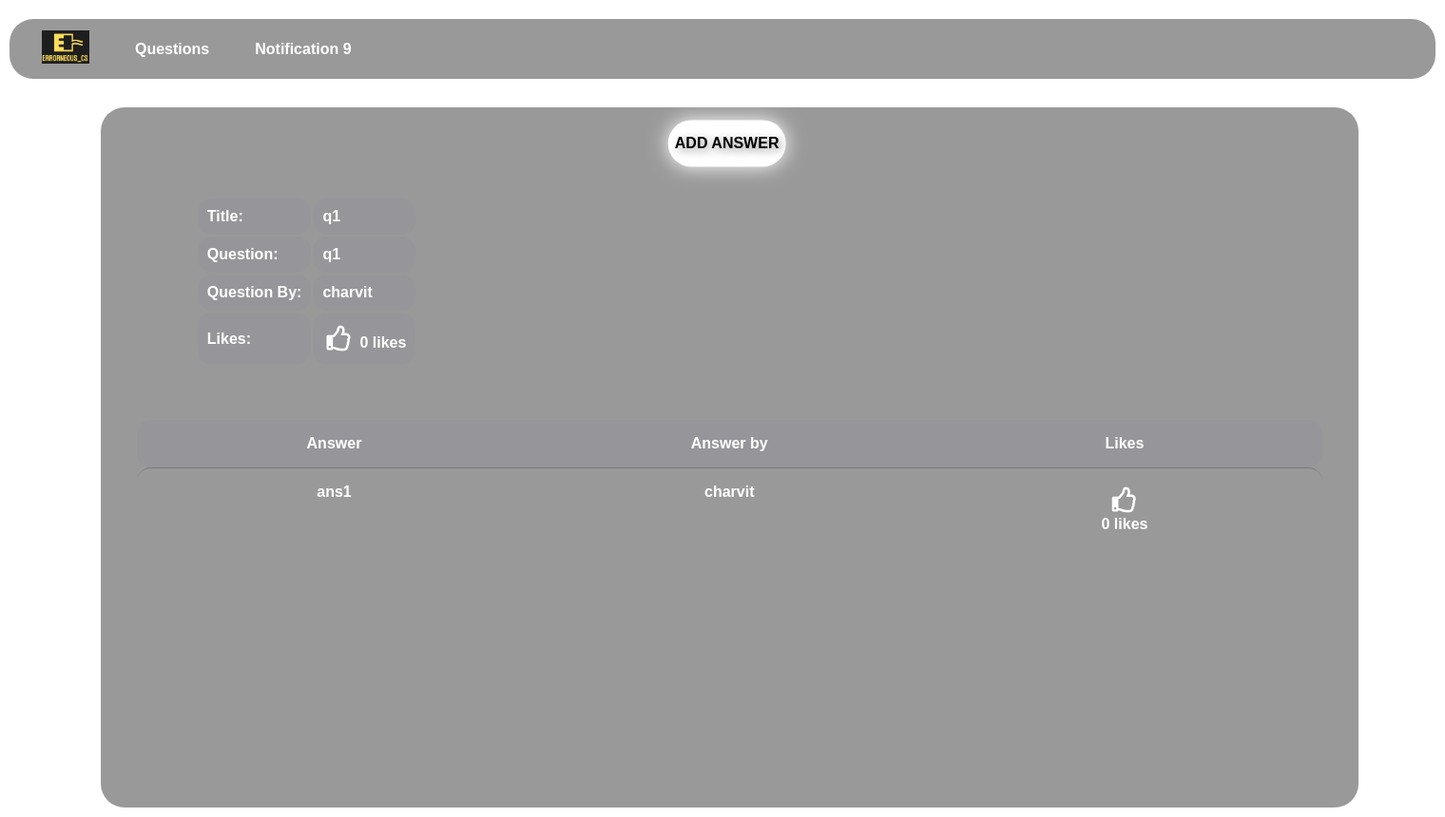
/question/26/ (signed in), run on an earlier commit of the app's database.
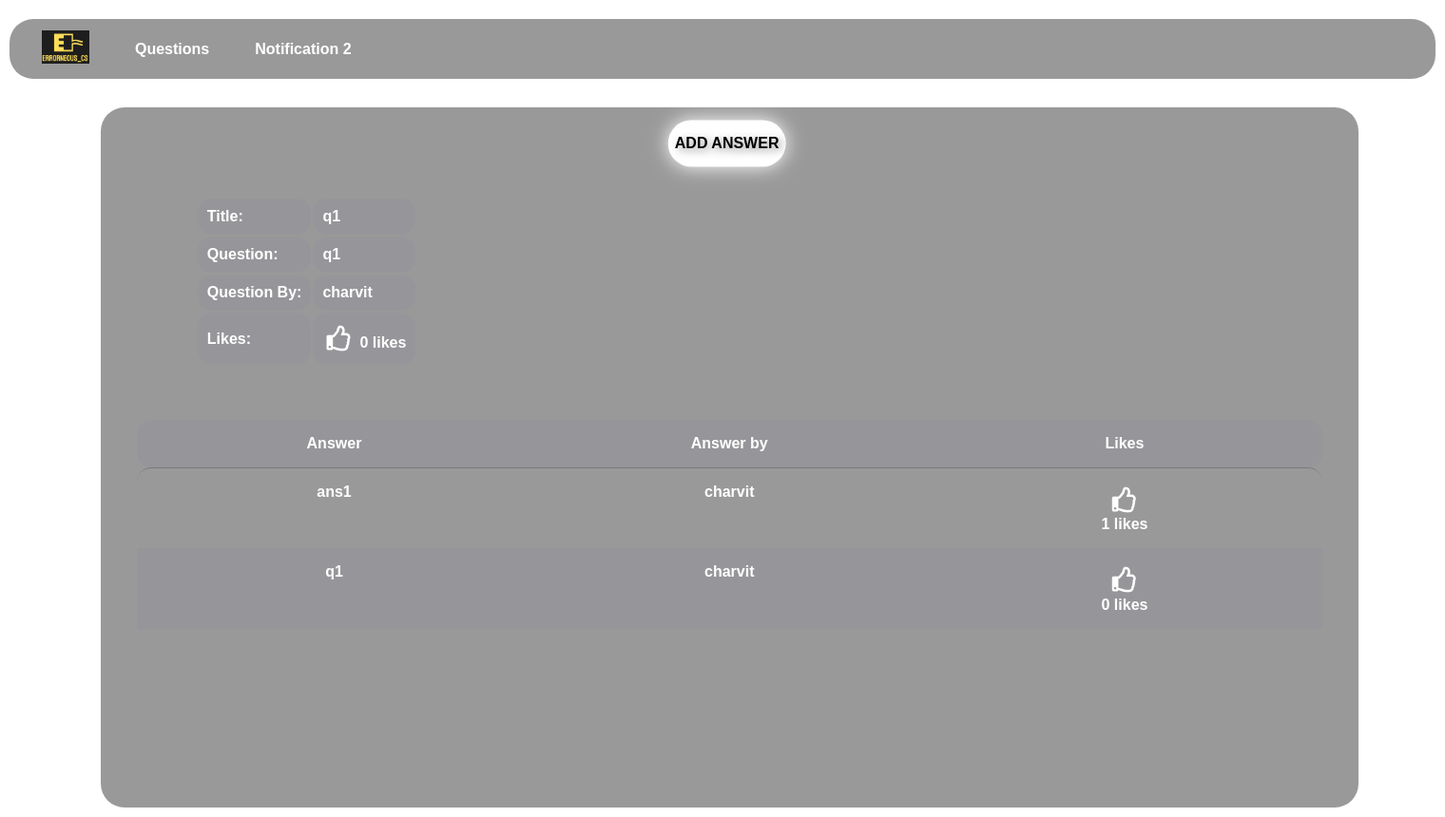
And on a later commit of the database.
### question/models.py (models this page shows, shortened)
class Answer(models.Model):
    answer = models.CharField(max_length=300)
    question = models.ForeignKey(
        Question, on_delete=models.CASCADE, related_name="question_answer", blank=True)
    auth = models.ForeignKey(
        Account, on_delete=models.CASCADE, related_name="auth_answer", blank=True)
    like = models.ManyToManyField(
        Account, related_name="answer_like", default=None, blank=True)
    created = models.DateTimeField(auto_now_add=True)
    updated = models.DateTimeField(auto_now=True)

### account/models.py (models this page shows, shortened)
class Account(AbstractBaseUser):
    email = models.EmailField(verbose_name="email", max_length=60, unique=True)
    username = models.CharField(max_length=30, unique=True)
    date_joined = models.DateTimeField(
        verbose_name='date joined', auto_now_add=True)
    last_login = models.DateTimeField(verbose_name='last login', auto_now=True)
    is_admin = models.BooleanField(default=False)
    is_active = models.BooleanField(default=True)
    is_staff = models.BooleanField(default=False)
    is_superuser = models.BooleanField(default=False)
    profile_image = models.ImageField(max_length=255, upload_to=get_profile_image_filepath,
                                      null=True, blank=True, default=get_default_profile_image)
    hide_email = models.BooleanField(default=True)
    USERNAME_FIELD = 'email'
    REQUIRED_FIELDS = ['username']
    objects = MyAccountManager()
    def __str__(self):
        return self.username

### question/views.py (the view)
# urls.py: path('<question_id>/', question_view, name="question"),
def question_view(request, *args, **kwargs):
    context = {}
    user = request.user
    question_id = kwargs.get("question_id")
    if user.is_authenticated:
        try:
            question = Question.objects.get(id=question_id)
            answer = Answer.objects.filter(question=question)
            account = Account.objects.get(id=user.id)
            answer_owner = answer.filter(auth=account)
        except Question.DoesNotExist:
            return HttpResponse("That question doesn't exist.")
        if question:
            context['question'] = question
        if answer:
            context['answer'] = answer
        is_self = True
        is_friend = False
        if user.is_authenticated and question.auth != user:
            is_self = False
        elif not user.is_authenticated:
            is_self = False
        context['answer_owner'] = answer_owner
        context['is_self'] = is_self
        context['is_friend'] = is_friend
        context['BASE_URL'] = settings.BASE_URL
        context['each'] = True
    return render(request, 'question/eachquestion.html', context)

### notification/views.py (called while the page is built)
def CountNotification(request):
	count_notifications = 0;
	if request.user.is_authenticated:
		count_notifications = Notification.objects.filter(receiver=request.user, is_seen=False).count()
	return {'count_notifications': count_notifications}

### question/templates/question/eachquestion.html (shortened to what this page needs)
{% extends 'account/main.html' %}
{% load static %}
{% block content %}
<div class="each">
  <table>
    <tr>
      <th>
        <button class="button"><a href="{% url 'question:add_answer' question_id=question.id %}" style="text-decoration:none;color:black;"
        >Add Answer</a
        ></button>
      </th>
    </tr>
  </table>
  <br />
  <div class="table2">
    <table>
      <tr>
        <td>Title: </td>
        <td>{{question.title}}</td>
      </tr>
      <tr>
        <td>Question: </td>
        <td>{{question.question}}</td>
      <tr>
        <td>Question By: </td>
        <td>{{question.auth}}</td>
      </tr>
      <tr>
        <td>Likes: </td>
        <td>
          <form
                  action="{% url 'question:question_like' question_id=question.id %}"
                  method="POST"
          >
            {% if user not in question.like.all %}
            <button class="b1"><i class="far fa-thumbs-up fa-2x"></i></button>
            {% else %}
            <button class="b1"><i class="fas fa-thumbs-up fa-2x"></i></button>
            {% endif %}
            <strong>{{question.like.all.count}} likes</strong>
          </form>
        </td>
      </tr>
      </tr>
    </table>
  </div>
  <br />
  <table class="table-scroll small-first-col;table-view:fixed;">
    <thead>
    <tr>
      <th>Answer</th>
      <th>Answer by</th>
      <th>Likes</th>
    </tr>
    </thead>
    <tbody>
    {% for ans in answer %}
    <tr>
      <th>{{ans.answer}}</th>
      <th>{{ans.auth}}</th>
      <th>
        <form
                action="{% url 'question:like' question_id=question.id %}"
                method="POST"
        >
          {% if user not in ans.like.all %}
          <button class="b1"><i class="far fa-thumbs-up fa-2x"></i></button>
          {% else %}
          <button class="b1"><i class="fas fa-thumbs-up fa-2x"></i></button>
          {% endif %}
        </form>
        <strong>{{ans.like.all.count}} likes</strong>
      </th>
    </tr>
    {% endfor %}
    </tbody>
  </table>
</div>
{% endblock %}

What changed in the data, as far as the page shows it:
computed for Answer "ans1": like.all.count "0" → "1"
added Answer: answer "q1", auth "charvit", like.all.count "0"
Also different on the page:
{{ count_notifications }}: "9" → "2"
